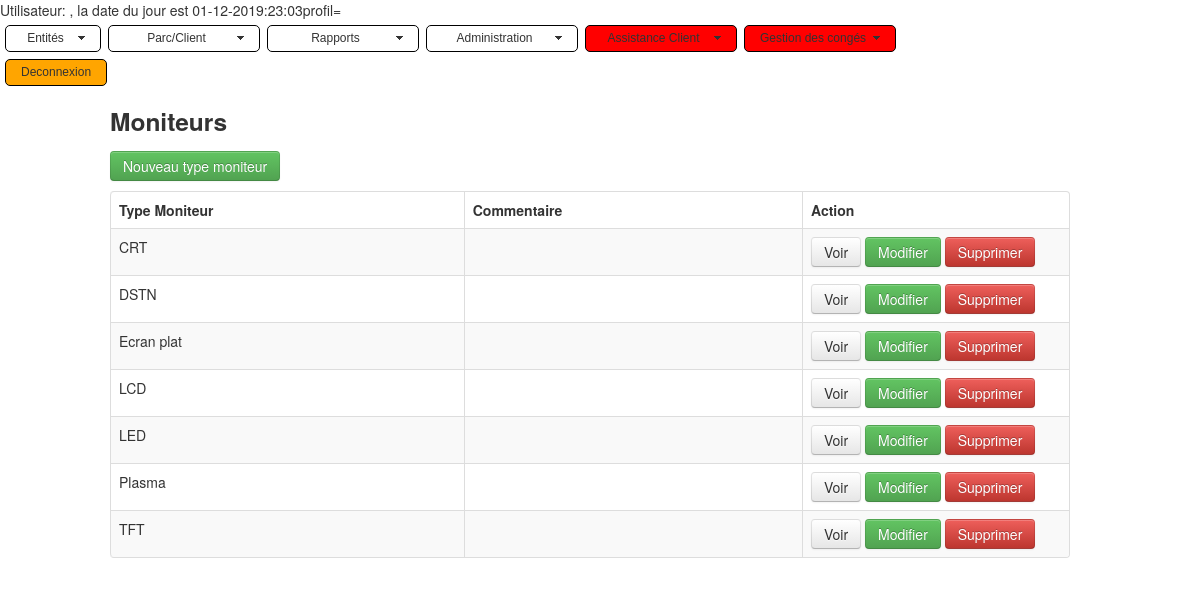
/index_monitorstype.php, run on the app's committed database.
### tables this page shows
CREATE TABLE IF NOT EXISTS `tictan_monitortypes` (
  `id` int(11) NOT NULL AUTO_INCREMENT,
  `name` varchar(255) DEFAULT NULL,
  `comment` text,
  `date_mod` datetime DEFAULT NULL,
  `author` varchar(50) NOT NULL,
  `is_deleted` tinyint(1) NOT NULL DEFAULT '0',
  `is_dynamic` tinyint(1) NOT NULL DEFAULT '0',
  PRIMARY KEY (`id`),
  KEY `name` (`name`)
);

### index_monitorstype.php (the view, shortened to what this page needs)
<!DOCTYPE html>
<html lang="en">
<head>
    <link   href="css/bootstrap.min.css" rel="stylesheet">
	<link rel="stylesheet" href="./css/mbcsmbmcp.css" type="text/css" />
</head>
<body>
    <div class="container">
            <div class="row">
                <h3>Moniteurs</h3>
            </div>
            <div class="row">
                <p>
                    <a href="create_general.php?form_name=index_monitorstype.php&table_name=tictan_monitortypes&entete=type Moniteur" class="btn btn-success">Nouveau type moniteur</a>
                </p>
                <table class="table table-striped table-bordered">
                      <thead>
                        <tr>
						  <th>Type Moniteur</th>
                          <th>Commentaire</th>
                          <th>Action</th>
                        </tr>
                      </thead>
                      <tbody>
                      <?php
					  $table_name='tictan_monitortypes';
					  $form_name='index_monitorstype.php';
					  $entete='Type Moniteur';
                      $pdo = Database::connect();
				       $sql = 'select * from tictan_monitortypes where is_deleted=0 order by name';
						foreach ($pdo->query($sql) as $row) {
                            echo '<tr>';
							echo '<td>'. $row['name'] . '</td>';
							echo '<td>'. $row['comment'] . '</td>';
   							echo '<td width=250>';
 							echo '<a class="btn" href="read_admin_general.php?id='.$row['id'].'&table_name='.$table_name .' &entete='. $entete.' &form_name='.$form_name.'">Voir</a>';
   echo '<a class="btn btn-success" href="update_general.php?id='.$row['id'].'&table_name='.$table_name .' &entete='. $entete.' &form_name='.$form_name.'">Modifier</a>';
  echo '<a class="btn btn-danger" href="delete_general.php?id='.$row['id'].'&table_name='.$table_name .' &entete='. $entete.' &form_name='.$form_name.'">Supprimer</a>';
                            echo '</td>';
                            echo '</tr>';
                       }                       Database::disconnect();
                      ?>
                      </tbody>
                </table>
        </div>
    </div>
  </body>
</html>

### data on the page
tictan_monitortypes: name "CRT"
tictan_monitortypes: name "DSTN"
tictan_monitortypes: name "Ecran plat"
tictan_monitortypes: name "LCD"
tictan_monitortypes: name "LED"
tictan_monitortypes: name "Plasma"
tictan_monitortypes: name "TFT"
